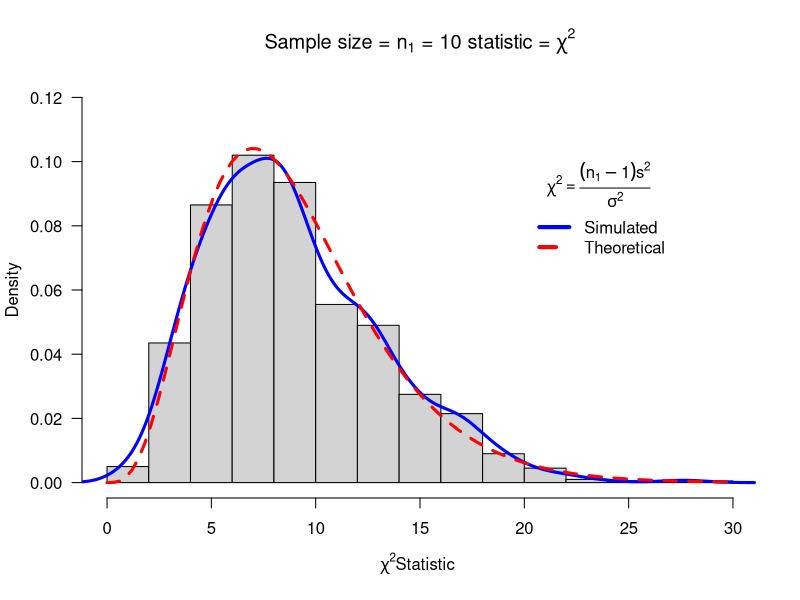
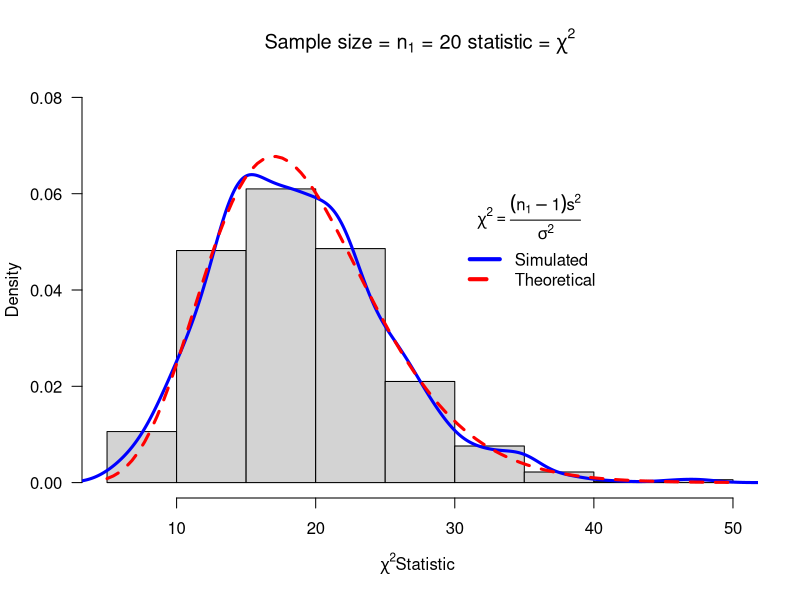
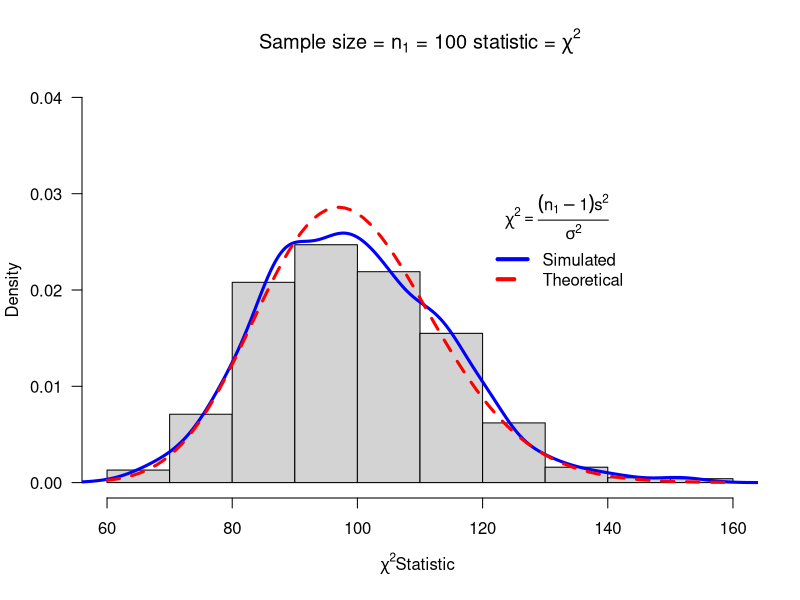
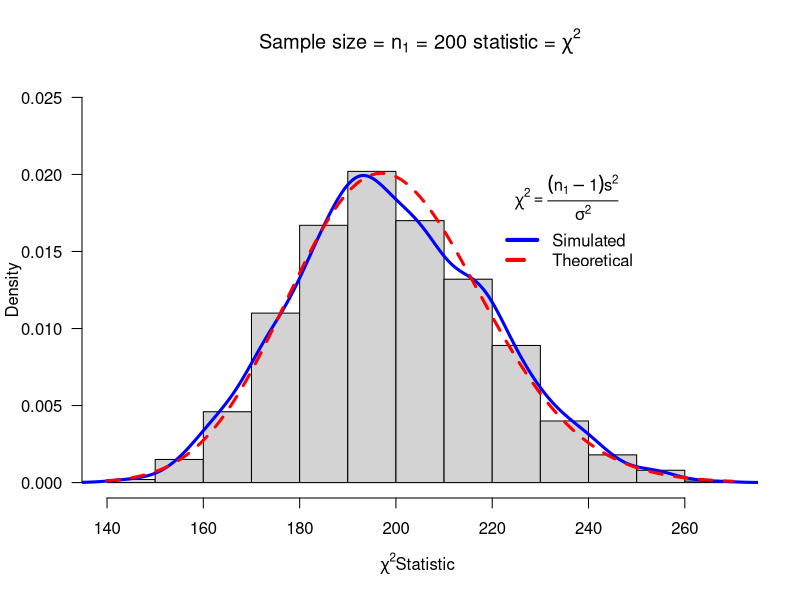
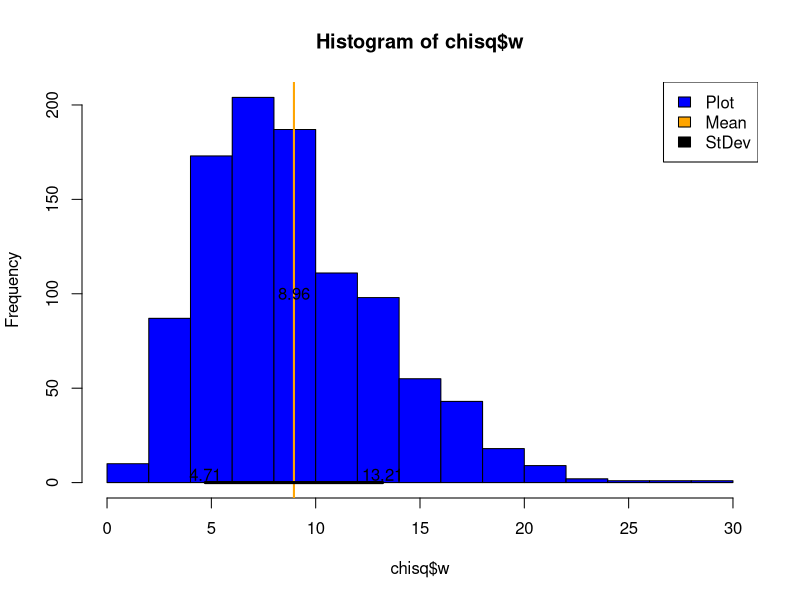
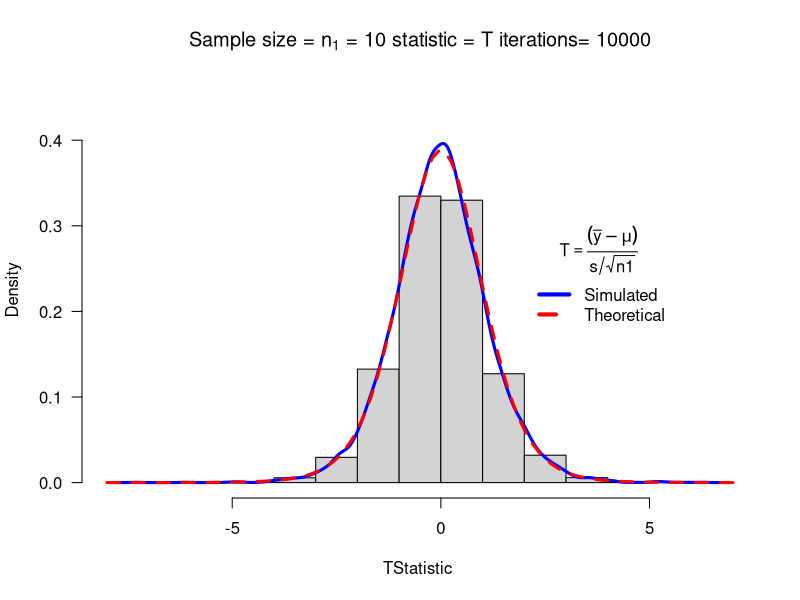
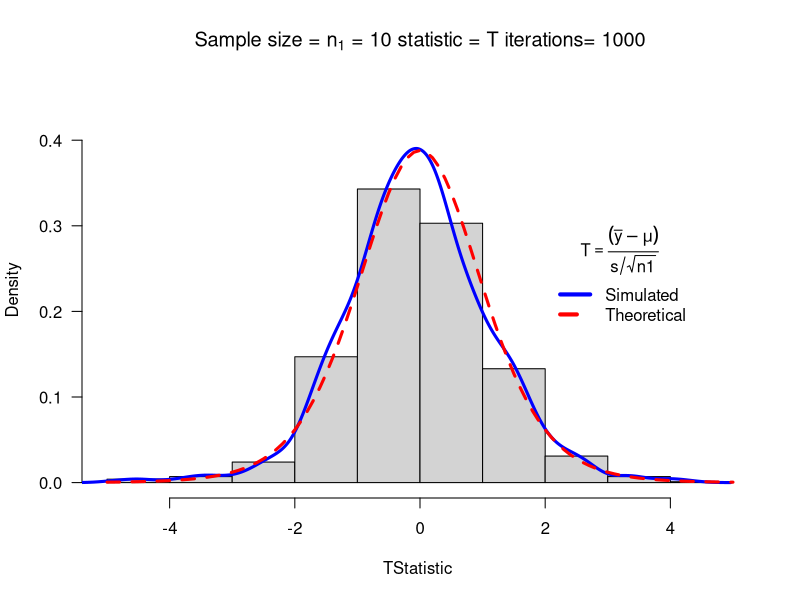
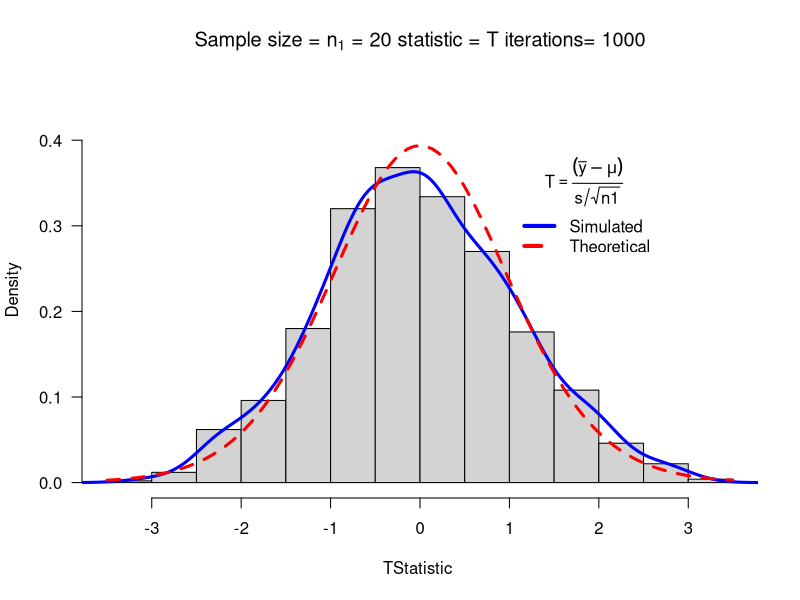

The R source for these figures, in order:
## ---- chunk 1
knitr::opts_chunk$set(echo = TRUE)
## ---- chunk 2
getwd()
## ---- chunk 3
mychisim<-function(n1=10,sigma1=3,mean1=5,iter=1000,ymax=0.1,x=20, y=0.1){    # adjust ymax to make graph fit
y1=rnorm(n1*iter,mean=mean1,sd=sigma1)# generate iter samples of size n1

data1.mat=matrix(y1,nrow=n1,ncol=iter,byrow=TRUE) # Each column is a sample size n1

ssq1=apply(data1.mat,2,var) # ssq1 is s squared

w=(n1-1)*ssq1/sigma1^2      #chi-sq stat

hist(w,freq=FALSE, ylim=c(0,ymax), # Histogram with annotation
main=substitute(paste("Sample size = ",n[1]," = ",n1," statistic = ",chi^2)),
xlab=expression(paste(chi^2, "Statistic",sep=" ")), las=1)
lines(density(w),col="Blue",lwd=3) # add a density plot
curve(dchisq(x,n1-1),add=TRUE,col="Red",lty=2,lwd=3) # add a theoretical curve
title=expression(chi^2==frac((n[1]-1)*s^2,sigma^2)) #mathematical annotation -see ?plotmath
legend(x,y,c("Simulated","Theoretical"),col=c("Blue","Red"),lwd=4,lty=1:2,bty="n",title=title) # Legend #
return(list(w=w,summary=summary(w),sd=sd(w),fun="Chi-sq")) # some output to use if needed
}
## ---- chunk 4
chisq = mychisim(n1=10,iter=1000,mean1=10,sigma1=4, ymax=0.12)
## ---- chunk 5
chisq1 =mychisim(n1=20,iter=1000,mean1=10,sigma1=4,x=30,y=0.06, ymax=0.08)
## ---- chunk 6
chisq1 = mychisim(n1=100,iter=1000,mean1=10,sigma1=4,x=120,y=0.03, ymax=0.04)
## ---- chunk 7
chisq1 = mychisim(n1=200,iter=1000,mean1=10,sigma1=4,x=220,y=0.02, ymax=0.025)
## ---- chunk 8
mu1 = mean(chisq$w)
hist(chisq$w,col="blue")
abline(v = mean(chisq$w), col = "orange", lwd = 2)
text(mu1, 100 , round(mu1, 2))
leftlimit = mu1-sd(chisq$w)
text(leftlimit, max(mu1)/2 , round(leftlimit, 2))
rightlimit= mu1+sd(chisq$w)
text(rightlimit, max(mu1)/2 , round(rightlimit, 2))
segments(x0=leftlimit,y0=0,x1=rightlimit,y1=0, col="black",lwd=3)
legend("topright", c("Plot", "Mean", "StDev"), fill=c("blue", "orange", "black"))
## ---- chunk 9
myTsim<-function(n1=10,sigma1=4,mean1=10,iter=1000,ymax=0.1,x=2,y=0.3,...){    # adjust ymax to make graph fit
y1=rnorm(n1*iter,mean=mean1,sd=sigma1)# generate iter samples of size n1

data1.mat=matrix(y1,nrow=n1,ncol=iter,byrow=TRUE) # Each column is a sample size n1

sd1=apply(data1.mat,2,sd) # sd
ybar=apply(data1.mat,2,mean)  # mean

w=(ybar-mean1)/(sd1/sqrt(n1))      #T stat

hist(w,freq=FALSE, ylim=c(0,ymax), # Histogram with annotation
main=substitute(paste("Sample size = ",n[1]," = ",n1," statistic = ",T," iterations= ",iter)),
xlab=expression(paste(T, "Statistic",sep=" ")), las=1)
lines(density(w),col="Blue",lwd=3) # add a density plot
curve(dt(x,n1-1),add=TRUE,col="Red",lty=2,lwd=3) # add a theoretical curve
title=expression(T==frac((bar(y)-mu),s/sqrt(n1))) #mathematical annotation -see ?plotmath
legend(x,y,c("Simulated","Theoretical"),col=c("Blue","Red"),lwd=4,lty=1:2,bty="n",title=title) # Legend #
return(list(w=w,summary=summary(w),sd=sd(w),fun="T")) # some output to use if needed
}
obj=myTsim(iter=10000,ymax=0.45)
## ---- chunk 10
T=myTsim(ymax=0.45)
## ---- chunk 11
obj=myTsim(n1=20,ymax=0.45,x=1,y=0.38)
## ---- chunk 12
obj=myTsim(n1=100,ymax=0.45,x=1,y=0.38)
## ---- chunk 13
obj=myTsim(n1=200,ymax=0.45)
## ---- chunk 14
T = myTsim(n1=10,iter=1500, mean1=20,sigma1=10,ymax=0.4)
mu1 = mean(T$w)
hist(T$w, col="blue")
abline(v = mean(T$w), col = "orange", lwd = 2)
text(mu1, 200 , round(mu1, 2))
leftlimit = mu1-sd(T$w)
text(2*leftlimit, max(mu1)/2 , round(2*leftlimit, 2))
rightlimit= mu1+sd(T$w)
text(2*rightlimit, max(mu1)/2 , round(2*rightlimit, 2))
segments(x0=2*leftlimit,y0=mu1/2,x1=2*rightlimit,y1=mu1/2, col="black",lwd=3)
legend("topright", c("Plot", "Mean", "StDev"), fill=c("blue", "orange", "black"))
## ---- chunk 15
#### Two pop sampling
mychisim2<-function(n1=10,n2=14,sigma1=3,sigma2=3,mean1=5,mean2=10,iter=1000,ymax=0.07,x=40,y=0.04,...){    # adjust ymax to make graph fit
y1=rnorm(n1*iter,mean=mean1,sd=sigma1)# generate iter samples of size n1
y2=rnorm(n2*iter,mean=mean2,sd=sigma2)
data1.mat=matrix(y1,nrow=n1,ncol=iter,byrow=TRUE) # Each column is a sample size n1
data2.mat=matrix(y2,nrow=n2,ncol=iter,byrow=TRUE)
ssq1=apply(data1.mat,2,var) # ssq1 is s squared
ssq2=apply(data2.mat,2,var)
spsq=((n1-1)*ssq1 + (n2-1)*ssq2)/(n1+n2-2) # pooled s squared
w=(n1+n2-2)*spsq/(sigma1^2)#sigma1=sigma2,  Chi square stat
hist(w,freq=FALSE, ylim=c(0,ymax), # Histogram with annotation
main=substitute(paste("Sample size = ",n[1]+n[2]," = ",n1+n2," statistic = ",chi^2)),
xlab=expression(paste(chi^2, "Statistic",sep=" ")), las=1)
lines(density(w),col="Blue",lwd=3) # add a density plot
curve(dchisq(x,n1+n2-2),add=TRUE,col="Red",lty=2,lwd=3) # add a theoretical curve
title=expression(chi^2==frac((n[1]+n[2]-2)*S[p]^2,sigma^2)) #mathematical annotation -see ?plotmath
legend(x,y,c("Simulated","Theoretical"),col=c("Blue","Red"),lwd=4,lty=1:2,bty="n",title=title) # Legend #
return(list(w=w,summary=summary(w),sd=sd(w),fun="Chi-sq")) # some output to use if needed
}
my=mychisim2(iter=10000)
## ---- chunk 16
obj=mychisim2(n1=10,n2=10,mean1=5,mean2=10,sigma1 = 4, sigma2=4, iter=1000,x=30)
## ---- chunk 17
obj=mychisim2(n1=20,n2=10,mean1=3,mean2=5,sigma1 = 10, sigma2=10, iter=1000,x=40)
## ---- chunk 18
obj=mychisim2(n1=50,n2=50,mean1=5,mean2=10,sigma1 = 4, sigma2=4, iter=10000,x=120,ymax=0.055)
## ---- chunk 19
obj=mychisim2(n1=80,n2=50,mean1=3,mean2=5,sigma1 = 10, sigma2=10, iter=10000,x=150,ymax=0.05)
## ---- chunk 20
obj=mychisim2(iter=10000,x=35)
## ---- chunk 21
mu1 = mean(obj$w)
hist(obj$w,col="blue")
abline(v = mean(obj$w), col = "orange", lwd = 2)
text(mu1, 500 , round(mu1, 2))
leftlimit = mu1-sd(obj$w)
text(leftlimit, 0 , round(leftlimit, 2))
rightlimit= mu1+sd(obj$w)
text(rightlimit, 0 , round(rightlimit, 2))
segments(x0=leftlimit,y0=0,x1=rightlimit,y1=0, col="black",lwd=3)
legend("topright", c("Plot", "Mean", "StDev"), fill=c("blue", "orange", "black"))
## ---- chunk 22
myTsim2<-function(n1=10,n2=14,sigma1=3,sigma2=3,mean1=5,mean2=10,iter=1000,ymax=0.5,x=2,y=0.4,...){
y1=rnorm(n1*iter,mean=mean1,sd=sigma1)# generate iter samples of size n1
y2=rnorm(n2*iter,mean=mean2,sd=sigma2)
data1.mat=matrix(y1,nrow=n1,ncol=iter,byrow=TRUE) # Each column is a sample size n1
data2.mat=matrix(y2,nrow=n2,ncol=iter,byrow=TRUE)
ssq1=apply(data1.mat,2,var) # ssq1 is s squared
ybar1= apply(data1.mat,2,mean)
ssq2=apply(data2.mat,2,var)
ybar2=apply(data2.mat,2,mean)
spsq=((n1-1)*ssq1 + (n2-1)*ssq2)/(n1+n2-2) # pooled s squared
w=((ybar1-ybar2)-(mean1-mean2))/sqrt(spsq*(1/n1+1/n2))#sigma1=sigma2,  Chi square stat
hist(w,freq=FALSE, ylim=c(0,ymax), # Histogram with annotation
main=substitute(paste("Sample size = ",n[1]+n[2]," = ",n1+n2," statistic = ",T)),
xlab=paste(" T Statistic",sep=""), las=1)
lines(density(w),col="Blue",lwd=3) # add a density plot
curve(dt(x,n1+n2-2),add=TRUE,col="Red",lty=2,lwd=3) # add a theoretical curve
title=expression(T==frac((bar(Y)[1]-bar(Y)[2])-(mu[1]-mu[2]),S[p]*sqrt(frac(1,n[1])+frac(1,n[2])))) #mathematical annotation -see ?plotmath
legend(x,y,c("Simulated","Theoretical"),col=c("Blue","Red"),lwd=4,lty=1:2,bty="n",title=title)# Legend #
return(list(w=w,summary=summary(w),sdw=sd(w),fun="T")) # some output to use if needed
}
my=myTsim2(iter=10000)
## ---- chunk 23
obj=myTsim2(mean2=10,x=1,y=0.5,ymax=0.7)
## ---- chunk 24
obj=myTsim2(n1=20,n2=10,mean1=3,mean2=5,sigma1=10,sigma2=10,x=2,y=0.3)
## ---- chunk 25
obj=myTsim2(n1=50,n2=50,mean2=10,iter=10000,x=2,y=0.3)
## ---- chunk 26
obj=myTsim2(n1=80,n2=50,mean1=3,sigma1=10,sigma2=10,iter=10000,x=2,y=0.3)
## ---- chunk 27
T2=myTsim2(iter=10000,x=2,y=0.4)
mu1 = mean(T2$w)
hist(T2$w,col="blue")
abline(v = mean(T2$w), col = "orange", lwd = 2)
text(mu1, 500 , round(mu1, 2))
leftlimit = mu1-sd(T2$w)
text(leftlimit, 0 , round(leftlimit, 2))
rightlimit= mu1+sd(T2$w)
text(rightlimit, 0 , round(rightlimit, 2))
segments(x0=leftlimit,y0=0,x1=rightlimit,y1=0, col="black",lwd=3)
legend("topright", c("Plot", "Mean", "StDev"), fill=c("blue", "orange", "black"))
## ---- chunk 28
myFsim2<-function(n1=10,n2=14,sigma1=3,sigma2=2,mean1=5,mean2=10,iter=1000,ymax=0.9,x=6,y=0.5,...){
y1=rnorm(n1*iter,mean=mean1,sd=sigma1)# generate iter samples of size n1
y2=rnorm(n2*iter,mean=mean2,sd=sigma2)
data1.mat=matrix(y1,nrow=n1,ncol=iter,byrow=TRUE) # Each column is a sample size n1
data2.mat=matrix(y2,nrow=n2,ncol=iter,byrow=TRUE)
ssq1=apply(data1.mat,2,var) # ssq1 is s squared
ssq2=apply(data2.mat,2,var)
#spsq=((n1-1)*ssq1 + (n2-1)*ssq2)/(n1+n2-2) # pooled s squared
w=ssq1*sigma2^2/(ssq2*sigma1^2) #
hist(w,freq=FALSE, ylim=c(0,ymax), # Histogram with annotation
main=substitute(paste("Sample size = ",n[1]+n[2]," = ",n1+n2," statistic = ",F)),
xlab=paste("F Statistic",sep=""), las=1)
lines(density(w),col="Blue",lwd=3) # add a density plot
curve(df(x,n1-1,n2-1),xlim=c(0,6),add=TRUE,col="Red",lty=2,lwd=3) # add a theoretical curve
title=expression(F==frac(s[1]^2,s[2]^2)*frac(sigma[2]^2,sigma[1]^2)) #mathematical annotation -see ?plotmath
legend(x,y,c("Simulated","Theoretical"),col=c("Blue","Red"),lwd=4,lty=1:2,bty="n",title=title)# Legend #
return(list(w=w,summary=summary(w),sd=sd(w),fun="F")) # some output to use if needed
}
my=myFsim2(iter=10000)

## ---- chunk 29
obj=myFsim2(mean2=10,x=3,y=0.6)
## ---- chunk 30
obj=myFsim2(n1=20,mean1=3,sigma1=10,sigma2=10,x=3,y=0.6)
## ---- chunk 31
obj=myFsim2(n1=50,n2=50,mean2=10,iter=10000,ymax = 1.6,x=3,y=1)
## ---- chunk 32
obj=myFsim2(n1=80,n2=50,mean1=3,sigma1=10,sigma2=10,iter=10000,ymax = 1.8,x=3,y=1)
## ---- chunk 33
F2=myFsim2(iter=10000,x=3,y=0.6)
mu1 = mean(F2$w)
hist(F2$w,col="blue")
abline(v = mean(F2$w), col = "orange", lwd = 2)
text(mu1, 500 , round(mu1, 2))
leftlimit = mu1-sd(F2$w)
text(leftlimit, 0 , round(leftlimit, 2))
rightlimit= mu1+sd(F2$w)
text(rightlimit, 0 , round(rightlimit, 2))
segments(x0=leftlimit,y0=0,x1=rightlimit,y1=0, col="black",lwd=3)
legend("topright", c("Plot", "Mean", "StDev"), fill=c("blue", "orange", "black"))
